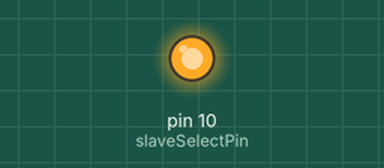
This sketch was run on a simulated Arduino Uno, built with avr-gcc and run on an emulated ATmega328P. Shown: output pins drawn as LEDs (lit = HIGH).

Above: at 0.1 s.
Timing chart, 0 to 1.6 s (numbered marks = the images above):
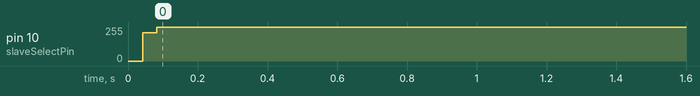

Measured:
- by itself, pin 10 (slaveSelectPin): 0/255 → 255/255 at 0.04 s

The sketch:

pll_draft.ino
```cpp
/*
  Digital Pot Control

  This example controls an Analog Devices AD5206 digital potentiometer.
  The AD5206 has 6 potentiometer channels. Each channel's pins are labeled
  A - connect this to voltage
  W - this is the pot's wiper, which changes when you set it
  B - connect this to ground.

 The AD5206 is SPI-compatible,and to command it, you send two bytes,
 one with the channel number (0 - 5) and one with the resistance value for the
 channel (0 - 255).

 The circuit:
  * All A pins  of AD5206 connected to +5V
  * All B pins of AD5206 connected to ground
  * An LED and a 220-ohm resisor in series connected from each W pin to ground
  * CS - to digital pin 10  (SS pin)
  * SDI - to digital pin 11 (MOSI pin)
  * CLK - to digital pin 13 (SCK pin)

 created 10 Aug 2010
 by Tom Igoe

 Thanks to Heather Dewey-Hagborg for the original tutorial, 2005

*/


// inslude the SPI library:
#include <SPI.h>

// set pin 10 as the slave select for the digital pot:

const int slaveSelectPin = 10;

void setup() {
  // set the slaveSelectPin as an output:
  pinMode(slaveSelectPin, OUTPUT);
  // initialize SPI:
  SPI.begin();
  SPI.setClockDivider(SPI_CLOCK_DIV128);
  delayMicroseconds(100);
  WriteADF(0x00, 0x01, 0x05, 0x0c); //Reg12
  delayMicroseconds(100);
  WriteADF(0x00, 0x81, 0x20, 0x0b); //Reg11
  delayMicroseconds(100);
  WriteADF(0x60, 0x00 ,0x0f, 0xba); //Reg10
  delayMicroseconds(100);
  WriteADF(0x0b, 0x0a, 0xbe, 0xc9); //Reg9
  delayMicroseconds(100);
  WriteADF(0x1a, 0x69, 0xa6, 0xb8); //Reg8
  delayMicroseconds(100);
  WriteADF(0x10, 0x00, 0x02, 0xe7); //Reg7
  delayMicroseconds(100);
  WriteADF(0x15, 0x04, 0x80, 0xd6); //Reg6
  delayMicroseconds(100);
  WriteADF(0x00, 0x80, 0x00, 0x25); //Reg5
  delayMicroseconds(100);
  WriteADF(0x30, 0x00, 0x8b, 0x84); //Reg4
  delayMicroseconds(100);
  WriteADF(0x00, 0x00 ,0x00, 0x03); //Reg3
  delayMicroseconds(100);
  WriteADF(0x00, 0x00, 0x00, 0x12); //Reg2
  delayMicroseconds(100);
  WriteADF(0x00, 0x00, 0x00, 0x01); //Reg1
  delayMicroseconds(100);
  WriteADF(0x00, 0x20, 0x0c, 0x80); //Reg0
}

void loop() {

}

void WriteADF(int one, int two, int three, int four) {
  // take the SS pin low to select the chip:
  digitalWrite(slaveSelectPin, LOW);
  delayMicroseconds(200);
  //  send in the address and value via SPI:
  SPI.transfer(one);
  SPI.transfer(two);
  SPI.transfer(three);
  SPI.transfer(four);
  delayMicroseconds(200);
  // take the SS pin high to de-select the chip:
  digitalWrite(slaveSelectPin, HIGH);
}
```
